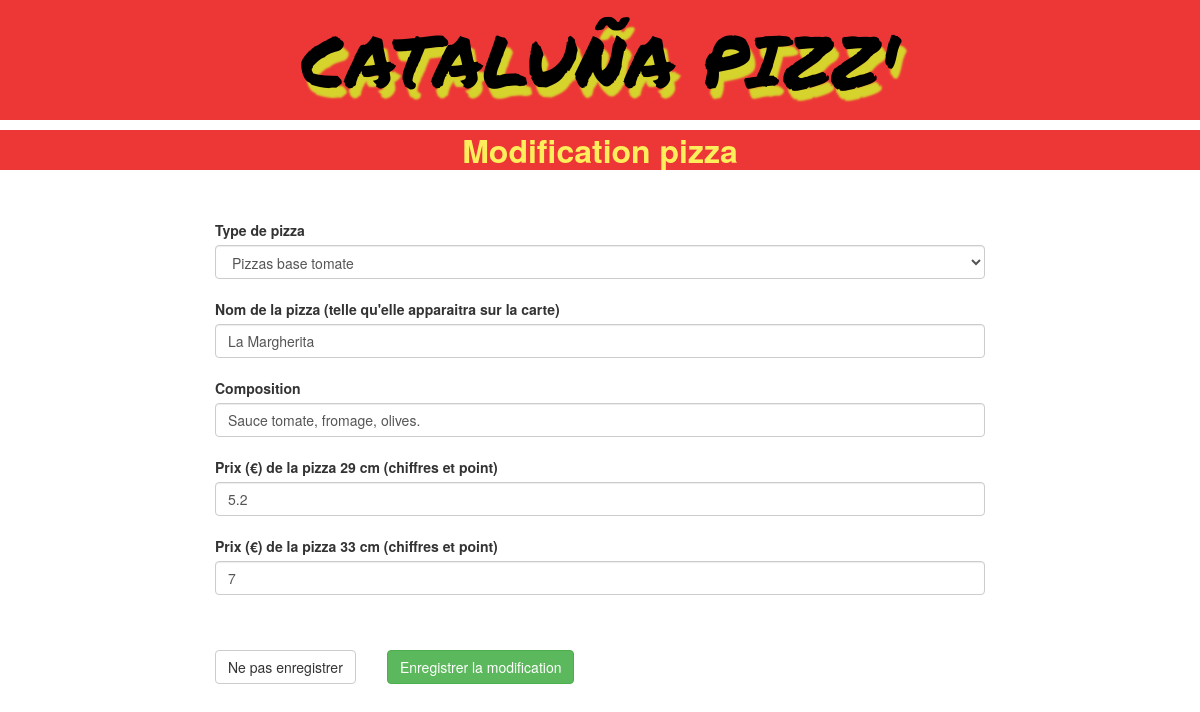
/admin/form.php?id=1, run on the app's committed database.
### tables this page shows
CREATE TABLE pizzas (
  id INT NOT NULL AUTO_INCREMENT PRIMARY KEY,
  nompizz VARCHAR(50),
  compo VARCHAR(250),
  prix29 FLOAT DEFAULT 0,
  prix33 FLOAT DEFAULT 0,
  idtype INT NOT NULL DEFAULT 1
) DEFAULT CHARACTER SET=utf8;

CREATE TABLE pizzatypes (
  idtype INT NOT NULL AUTO_INCREMENT PRIMARY KEY,
  pizztype VARCHAR(250),
  txtbtn varchar(20),
  ordreaff TINYINT
) DEFAULT CHARACTER SET=utf8;

### admin/form.php (the view, shortened to what this page needs)
<?php
    $bdd = mysqli_connect(SERVEUR, USER, PASSE, DB) or die("Connexion DB impossible (code : ".mysqli_connect_errno()." ".mysqli_connect_error().")");
    mysqli_set_charset($bdd,"utf8");
    $txtbtn = 'Créer la pizza';
    $nompizz = $compo = '';
    $id = $prix29 = $prix33 = 0;
    $idtype = 1;
    if (isset($_GET['id'])) {
        $id = $_GET['id'];
        if ( is_numeric($id) && $id>0 ) {
            $sql = "SELECT * FROM pizzas WHERE id=$id";
            $res = mysqli_query($bdd, $sql);
            while($pizza = mysqli_fetch_assoc($res)) {
                $nompizz = $pizza['nompizz'];
                $compo = $pizza['compo'];
                $prix29 = $pizza['prix29'];
                $prix33 = $pizza['prix33'];
                $idtype = $pizza['idtype'];
            }
            $txtbtn = 'Enregistrer la modification';
            $titreheader = 'Modification pizza';
        }
    }
    else {
        $titreheader = 'Création pizza';
    }
?>
<?php include 'header.php'; ?>
<div class="col-xs-12 text-center titre"><?php echo $titreheader; ?></div>
<div class="col-xs-12 text-center erreur"><?php echo $erreur; ?></div>
<div class="col-xs-12 col-md-8 col-md-offset-2 form-group">
    <form id="edition" name="edition" action="form.php" method="post">
        <label for="idtype">Type de pizza</label><br />
        <select id="idtype" class="form-control" name="idtype">
            <?php
                $sql = "SELECT idtype, pizztype FROM pizzatypes";
                $res = mysqli_query($bdd, $sql);
                while ( $type = mysqli_fetch_assoc($res) ) {
                    echo '<option value="'.$type['idtype'].'"';
                    if ( $type['idtype'] == $idtype ) echo ' selected="selected"';
                    echo '>'.$type['pizztype'].'</option>';
                }
            ?>
        </select><br />
        <label for="nompizz">Nom de la pizza (telle qu'elle apparaitra sur la carte)</label><br />
        <input id="nompizz" class="form-control" type="text" name="nompizz" value="<?php echo $nompizz; ?>" /><br />
        <label for="compo">Composition</label><br />
        <input id="compo" class="form-control" type="text" name="compo" value="<?php echo $compo; ?>" /><br />
        <label for="prix29">Prix (€) de la pizza 29 cm (chiffres et point)</label><br />
        <input id="prix29" class="form-control" type="text" name="prix29" value="<?php echo $prix29; ?>" /><br />
        <label for="prix33">Prix (€) de la pizza 33 cm (chiffres et point)</label><br />
        <input id="prix33" class="form-control" type="text" name="prix33" value="<?php echo $prix33; ?>" /><br />
        <input type="hidden" name="id" value="<?php echo $id; ?>" /><br />
    </form>
</div>
<div class="col-xs-12 col-md-8 col-md-offset-2">
    <a href="index.php" class="btn btn-default">Ne pas enregistrer</a>
    <input form="edition" class="btn btn-success" type="submit" name="action" value="<?php echo $txtbtn; ?>" />
</div>
<?php include 'footer.php'; ?>

### admin/css/admstyle.css (style rules this page uses)
.titre { width: 100%; height: 40px; line-height: 40px; background: #ED3737; color: #FFEE5B; font-size: 32px; font-weight: bold; margin: 10px 0; }
.erreur { padding: 20px; color: red; font-size: 20px; font-weight: bold; }

### data on the page
pizzas: idtype "Pizzas base tomate", nompizz "La Margherita", compo "Sauce tomate, fromage, olives.", prix29 "5.2", prix33 "7"

### other printed values
$titreheader "Modification pizza"
